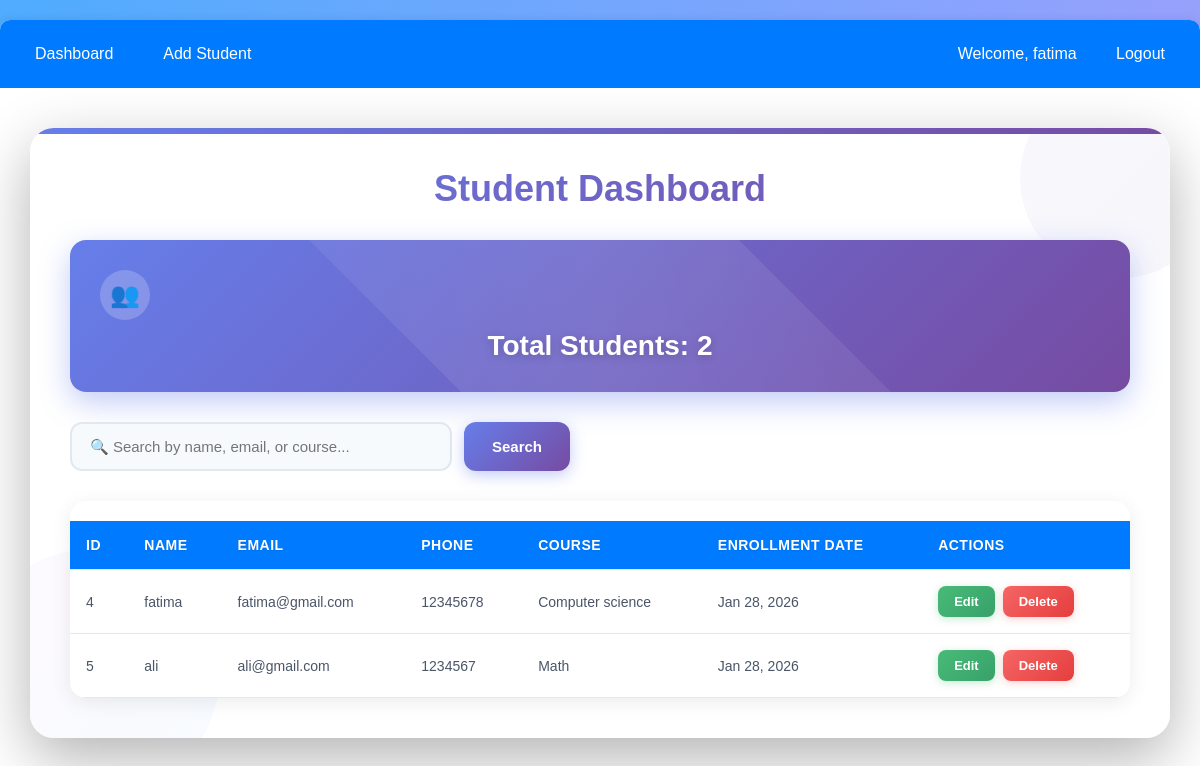
/dashboard/ (signed in), run on the app's committed database.
### students/models.py (models this page shows, shortened)
class Student(models.Model):
    name = models.CharField(max_length=100)
    email = models.EmailField(unique=True)
    phone = models.CharField(max_length=15)
    course = models.CharField(max_length=50)
    enrollment_date = models.DateField(auto_now_add=True)
    class Meta:
        ordering = ['-enrollment_date']  # Newest first

### students/views.py (the view)
# urls.py: path('dashboard/', views.dashboard, name='dashboard'),
@login_required(login_url='login')
def dashboard(request):
    search_query = request.GET.get('search', '')
    if search_query:
        students = Student.objects.filter(
            Q(name__icontains=search_query) |
            Q(email__icontains=search_query) |
            Q(course__icontains=search_query)
        )
    else:
        students = Student.objects.all()
    total_students = Student.objects.count()
    context = {
        'students': students,
        'total_students': total_students,
        'search_query': search_query,
    }
    return render(request, 'dashboard.html', context)

### templates/dashboard.html (shortened to what this page needs)
{% extends 'base.html' %}
{% block content %}
<div class="dashboard-container">
    <div class="decoration-circle top-right"></div>
    <h2>Student Dashboard</h2>
    <div class="stats-box">
        <div class="stats-icon">👥</div>
        <h3>Total Students: {{ total_students }}</h3>
    </div>
    <div class="search-box">
        <form method="GET">
            <input type="text" name="search" placeholder="🔍 Search by name, email, or course..." value="{{ search_query }}">
            <button type="submit">Search</button>
        </form>
    </div>
    {% if students %}
    <div class="table-container">
        <table>
            <thead>
                <tr>
                    <th>ID</th>
                    <th>Name</th>
                    <th>Email</th>
                    <th>Phone</th>
                    <th>Course</th>
                    <th>Enrollment Date</th>
                    <th>Actions</th>
                </tr>
            </thead>
            <tbody>
                {% for student in students %}
                <tr>
                    <td>{{ student.id }}</td>
                    <td>{{ student.name }}</td>
                    <td>{{ student.email }}</td>
                    <td>{{ student.phone }}</td>
                    <td>{{ student.course }}</td>
                    <td>{{ student.enrollment_date|date:"M d, Y" }}</td>
                    <td>
                        <div class="actions">
                            <a href="{% url 'edit_student' student.id %}" class="btn btn-success">Edit</a>
                            <a href="{% url 'delete_student' student.id %}"
                               class="btn btn-danger"
                               onclick="return confirm('Are you sure you want to delete {{ student.name }}?')">
                                Delete
                            </a>
                        </div>
                    </td>
                </tr>
                {% endfor %}
            </tbody>
        </table>
    </div>
    {% endif %}
</div>
{% endblock %}

### templates/base.html (shortened to what this page needs)
<!DOCTYPE html>
<html lang="en">
<head>
</head>
<body>
    <div class="container">
        {% if user.is_authenticated %}
        <nav class="navbar">
            <div class="navbar-left">
                <a href="{% url 'dashboard' %}">Dashboard</a>
                <a href="{% url 'add_student' %}">Add Student</a>
            </div>
            <div>
                <span style="color: white; margin-right: 15px;">Welcome, {{ user.username }}</span>
                <a href="{% url 'logout' %}">Logout</a>
            </div>
        </nav>
        {% endif %}
        {% block content %}
        {% endblock %}
    </div>
</body>
</html>

### templates/base.html (style rules this page uses)
* { margin: 0; padding: 0; box-sizing: border-box; }
body { font-family: Arial, sans-serif; background-color: #f4f4f4; padding: 20px; }
.container { max-width: 1200px; margin: 0 auto; background: white; padding: 30px; border-radius: 10px; box-shadow: 0 0 10px rgba(0,0,0,0.1); }
h1, h2 { color: #333; margin-bottom: 20px; }
.navbar { background: #007bff; padding: 15px; margin: -30px -30px 30px -30px; border-radius: 10px 10px 0 0; display: flex; justify-content: space-between; align-items: center; }
.navbar a { color: white; text-decoration: none; padding: 10px 20px; border-radius: 5px; transition: background 0.3s; }
.navbar-left { display: flex; gap: 10px; }
form { max-width: 500px; }
input[type="text"], input[type="email"], input[type="password"], input[type="tel"], select { width: 100%; padding: 10px; border: 1px solid #ddd; border-radius: 5px; font-size: 16px; }
button, .btn { padding: 10px 20px; background: #007bff; color: white; border: none; border-radius: 5px; cursor: pointer; font-size: 16px; text-decoration: none; display: inline-block; }
.btn-danger { background: #dc3545; }
.btn-success { background: #28a745; }
table { width: 100%; border-collapse: collapse; margin-top: 20px; }
th, td { padding: 12px; text-align: left; border-bottom: 1px solid #ddd; }
th { background: #007bff; color: white; }
.actions { display: flex; gap: 10px; }
.search-box { margin-bottom: 20px; display: flex; gap: 10px; }
.search-box input { flex: 1; }

### data on the page
Student: id "4", name "fatima", email "fatima@gmail.com", phone "12345678", course "Computer science", enrollment_date "Jan 28, 2026"
Student: id "5", name "ali", email "ali@gmail.com", phone "1234567", course "Math", enrollment_date "Jan 28, 2026"

### other printed values
{{ user.username }} "fatima"
{{ total_students }} "2"
